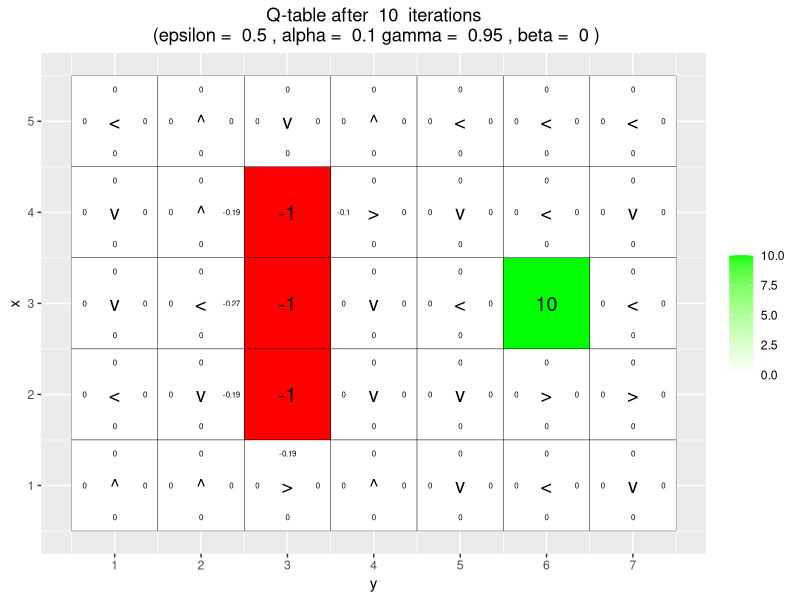
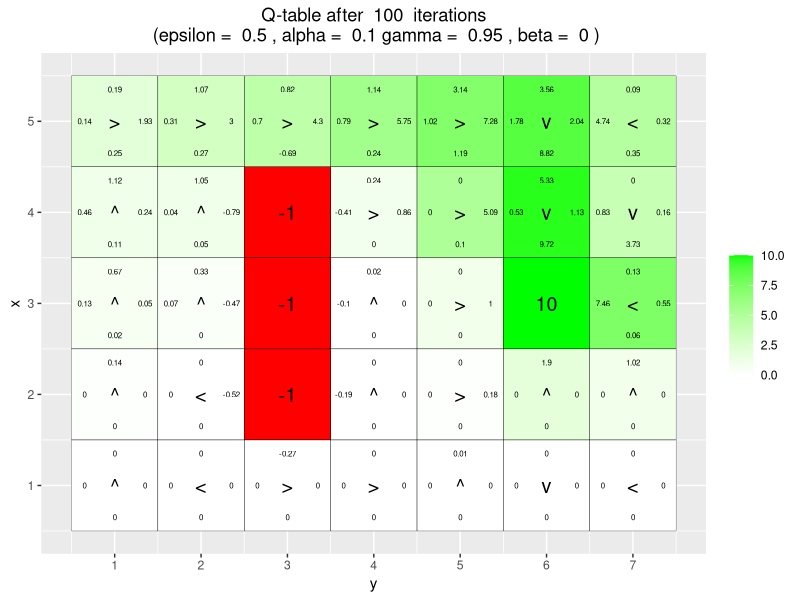
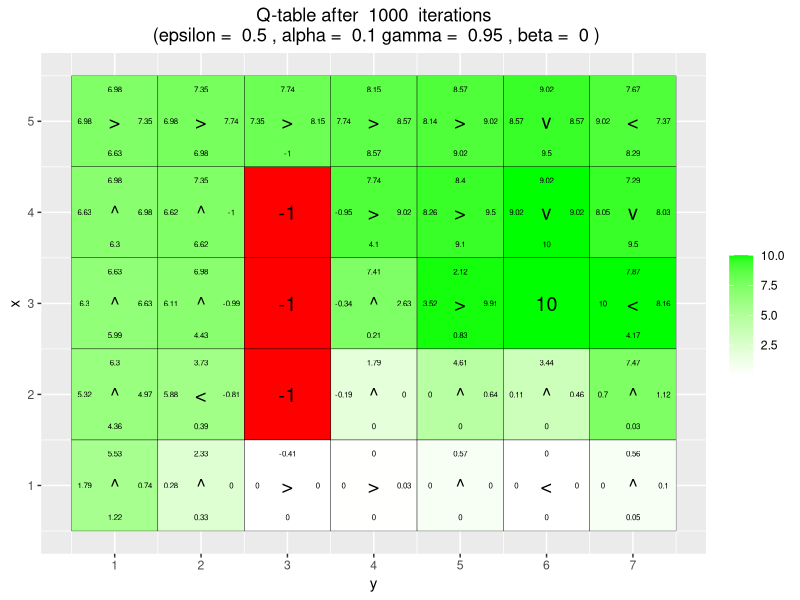
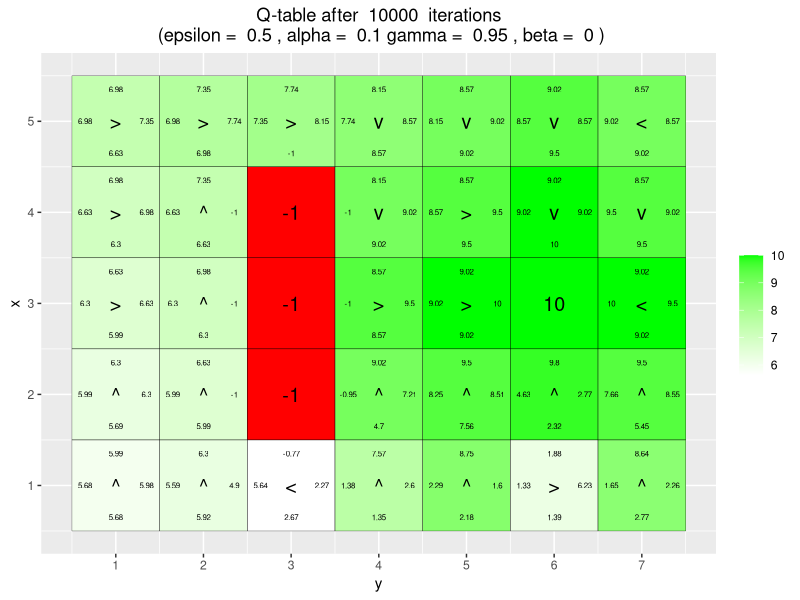
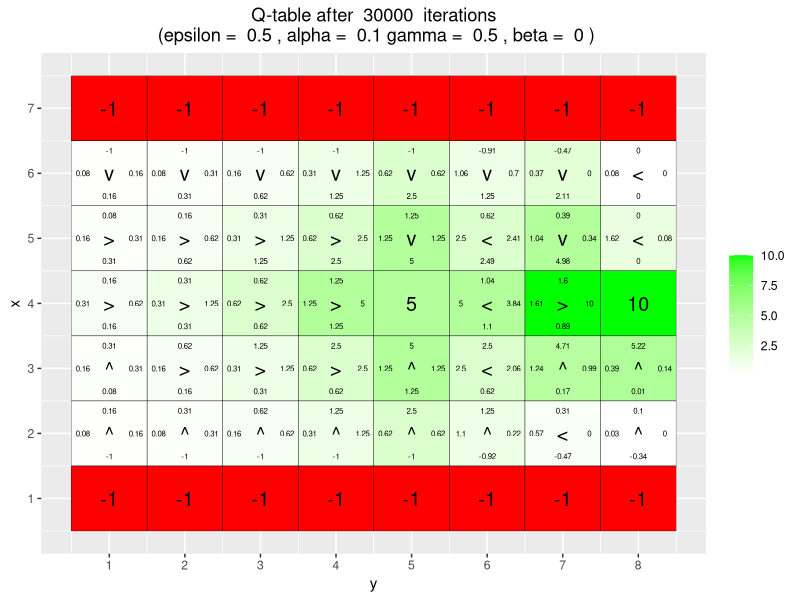
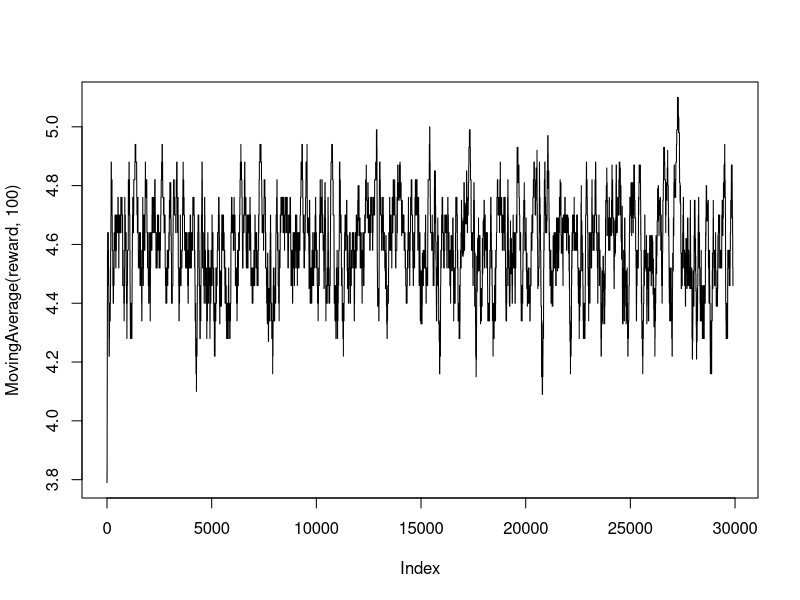
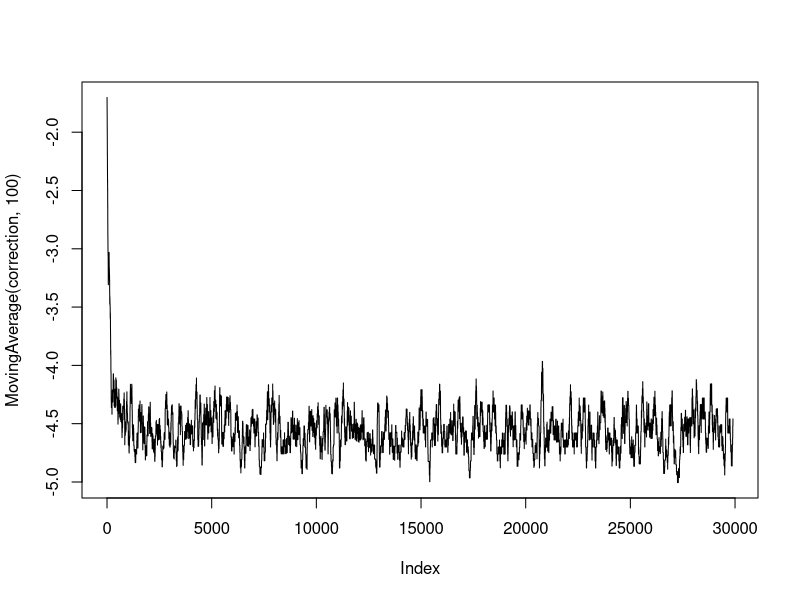
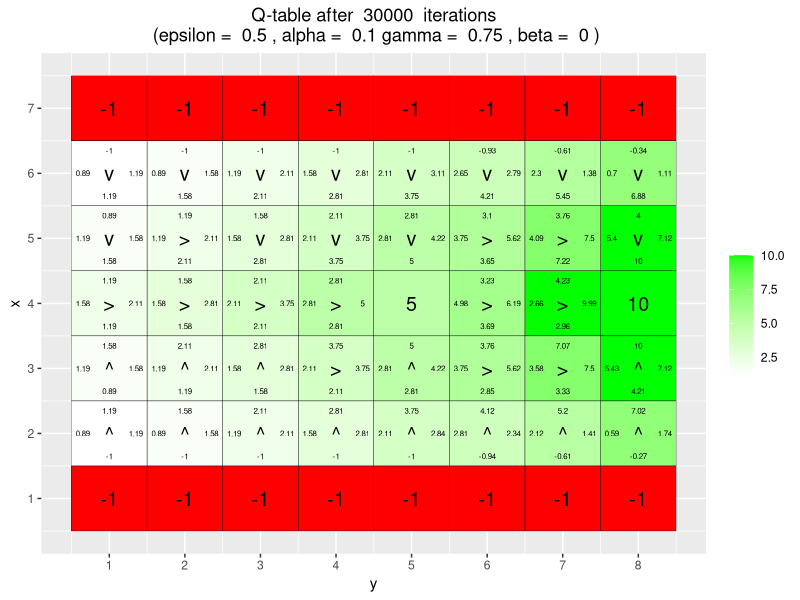

These figures' R source, in order: (Note: a time limit stopped this script after it produced the figures.)
## ---- chunk 1
knitr::opts_chunk$set(echo = TRUE, message = FALSE, warning = FALSE, out.width='.49\\linewidth', fig.width=5, fig.height=5,fig.show='hold',fig.align='center', results='asis')
## ---- chunk 2
# By Jose M. Peña and Joel Oskarsson.
# For teaching purposes.
# jose.m.pena@liu.se.

#####################################################################################################
# Q-learning
#####################################################################################################

# install.packages("ggplot2")
# install.packages("vctrs")
library(ggplot2)

# If you do not see four arrows in line 16, then do the following:
# File/Reopen with Encoding/UTF-8

arrows <- c("^", ">", "v", "<")
action_deltas <- list(c(1,0), # up
                      c(0,1), # right
                      c(-1,0), # down
                      c(0,-1)) # left

vis_environment <- function(iterations=0, epsilon = 0.5, alpha = 0.1, gamma = 0.95, beta = 0){
  
  # Visualize an environment with rewards. 
  # Q-values for all actions are displayed on the edges of each tile.
  # The (greedy) policy for each state is also displayed.
  # 
  # Args:
  #   iterations, epsilon, alpha, gamma, beta (optional): for the figure title.
  #   reward_map (global variable): a HxW array containing the reward given at each state.
  #   q_table (global variable): a HxWx4 array containing Q-values for each state-action pair.
  #   H, W (global variables): environment dimensions.
  
  df <- expand.grid(x=1:H,y=1:W)
  foo <- mapply(function(x,y) ifelse(reward_map[x,y] == 0,q_table[x,y,1],NA),df$x,df$y)
  df$val1 <- as.vector(round(foo, 2))
  foo <- mapply(function(x,y) ifelse(reward_map[x,y] == 0,q_table[x,y,2],NA),df$x,df$y)
  df$val2 <- as.vector(round(foo, 2))
  foo <- mapply(function(x,y) ifelse(reward_map[x,y] == 0,q_table[x,y,3],NA),df$x,df$y)
  df$val3 <- as.vector(round(foo, 2))
  foo <- mapply(function(x,y) ifelse(reward_map[x,y] == 0,q_table[x,y,4],NA),df$x,df$y)
  df$val4 <- as.vector(round(foo, 2))
  foo <- mapply(function(x,y) 
    ifelse(reward_map[x,y] == 0,arrows[GreedyPolicy(x,y)],reward_map[x,y]),df$x,df$y)
  df$val5 <- as.vector(foo)
  foo <- mapply(function(x,y) ifelse(reward_map[x,y] == 0,max(q_table[x,y,]),
                                     ifelse(reward_map[x,y]<0,NA,reward_map[x,y])),df$x,df$y)
  df$val6 <- as.vector(foo)
  
  print(ggplot(df,aes(x = y,y = x)) +
          scale_fill_gradient(low = "white", high = "green", na.value = "red", name = "") +
          geom_tile(aes(fill=val6)) +
          geom_text(aes(label = val1),size = 2,nudge_y = .35,na.rm = TRUE) +
          geom_text(aes(label = val2),size = 2,nudge_x = .35,na.rm = TRUE) +
          geom_text(aes(label = val3),size = 2,nudge_y = -.35,na.rm = TRUE) +
          geom_text(aes(label = val4),size = 2,nudge_x = -.35,na.rm = TRUE) +
          geom_text(aes(label = val5),size = 5) +
          geom_tile(fill = 'transparent', colour = 'black') + 
          ggtitle(paste("Q-table after ",iterations," iterations\n",
                        "(epsilon = ",epsilon,", alpha = ",alpha,"gamma = ",gamma,", beta = ",beta,")")) +
          theme(plot.title = element_text(hjust = 0.5)) +
          scale_x_continuous(breaks = c(1:W),labels = c(1:W)) +
          scale_y_continuous(breaks = c(1:H),labels = c(1:H)))
  
}

GreedyPolicy <- function(x, y){
  
  # Get a greedy action for state (x,y) from q_table.
  #
  # Args:
  #   x, y: state coordinates.
  #   q_table (global variable): a HxWx4 array containing Q-values for each state-action pair.
  # 
  # Returns:
  #   An action, i.e. integer in {1,2,3,4}.
  
  # Your code here.
  return(which.max(rank(q_table[x,y,], ties.method = "random")))
}

EpsilonGreedyPolicy <- function(x, y, epsilon){
  
  # Get an epsilon-greedy action for state (x,y) from q_table.
  #
  # Args:
  #   x, y: state coordinates.
  #   epsilon: probability of acting randomly.
  # 
  # Returns:
  #   An action, i.e. integer in {1,2,3,4}.
  
  # Your code here.
  if(runif(1)>epsilon){
    direction = GreedyPolicy(x,y)
  }else{
    direction = sample(1:4,1)
  }
  
  return(direction)
}

transition_model <- function(x, y, action, beta){
  
  # Computes the new state after given action is taken. The agent will follow the action 
  # with probability (1-beta) and slip to the right or left with probability beta/2 each.
  # 
  # Args:
  #   x, y: state coordinates.
  #   action: which action the agent takes (in {1,2,3,4}).
  #   beta: probability of the agent slipping to the side when trying to move.
  #   H, W (global variables): environment dimensions.
  # 
  # Returns:
  #   The new state after the action has been taken.
  
  delta <- sample(-1:1, size = 1, prob = c(0.5*beta,1-beta,0.5*beta))
  final_action <- ((action + delta + 3) %% 4) + 1
  foo <- c(x,y) + unlist(action_deltas[final_action])
  foo <- pmax(c(1,1),pmin(foo,c(H,W)))
  
  return (foo)
}

q_learning <- function(start_state, epsilon = 0.5, alpha = 0.1, gamma = 0.95, 
                       beta = 0){
  
  # Perform one episode of Q-learning. The agent should move around in the 
  # environment using the given transition model and update the Q-table.
  # The episode ends when the agent reaches a terminal state.
  # 
  # Args:
  #   start_state: array with two entries, describing the starting position of the agent.
  #   epsilon (optional): probability of acting greedily.
  #   alpha (optional): learning rate.
  #   gamma (optional): discount factor.
  #   beta (optional): slipping factor.
  #   reward_map (global variable): a HxW array containing the reward given at each state.
  #   q_table (global variable): a HxWx4 array containing Q-values for each state-action pair.
  # 
  # Returns:
  #   reward: reward received in the episode.
  #   correction: sum of the temporal difference correction terms over the episode.
  #   q_table (global variable): Recall that R passes arguments by value. So, q_table being
  #   a global variable can be modified with the superassigment operator <<-.
  
  # Your code here.
  current_state = start_state
  episode_correction = 0
  repeat{
    # Follow policy, execute action, get reward.
    action = EpsilonGreedyPolicy(current_state[1], current_state[2], epsilon)
    new_state = transition_model(current_state[1], current_state[2], action, beta)
    reward = reward_map[new_state[1], new_state[2]]
    
    # Q-table update.
    q_action_value = q_table[current_state[1], current_state[2], action]
    next_exp_r = max(q_table[new_state[1], new_state[2],])
    
    correction = gamma*next_exp_r - q_action_value
    q_table[current_state[1], current_state[2],action] <<- q_action_value + alpha*(reward + correction)
    episode_correction = episode_correction+correction
    current_state=new_state
    if(reward!=0)
      # End episode.
      return (c(reward,episode_correction))
    
  }
  
}

#####################################################################################################
# Q-Learning Environments
#####################################################################################################

# Environment A (learning)

H <- 5
W <- 7

reward_map <- matrix(0, nrow = H, ncol = W)
reward_map[3,6] <- 10
reward_map[2:4,3] <- -1

q_table <- array(0,dim = c(H,W,4))

#vis_environment()

for(i in 1:10000){
  foo <- q_learning(start_state = c(3,1))
  
  if(any(i==c(10,100,1000,10000)))
    vis_environment(i)
}

## ---- chunk 3
# Environment B (the effect of epsilon and gamma)

H <- 7
W <- 8

reward_map <- matrix(0, nrow = H, ncol = W)
reward_map[1,] <- -1
reward_map[7,] <- -1
reward_map[4,5] <- 5
reward_map[4,8] <- 10

q_table <- array(0,dim = c(H,W,4))

#vis_environment()
## ---- chunk 4
MovingAverage <- function(x, n){
  
  cx <- c(0,cumsum(x))
  rsum <- (cx[(n+1):length(cx)] - cx[1:(length(cx) - n)]) / n
  
  return (rsum)
}

# Epsilon 0.5
for(j in c(0.5,0.75,0.95)){
  q_table <- array(0,dim = c(H,W,4))
  reward <- NULL
  correction <- NULL
  
  for(i in 1:30000){
    foo <- q_learning(gamma = j, start_state = c(4,1))
    reward <- c(reward,foo[1])
    correction <- c(correction,foo[2])
  }
  
  vis_environment(i, gamma = j)
  plot(MovingAverage(reward,100),type = "l")
  plot(MovingAverage(correction,100),type = "l")
  cat("\n\n\\pagebreak\n")
  writeLines("ValueForV")
}
# Epsilon 0.1
for(j in c(0.5,0.75,0.95)){
  q_table <- array(0,dim = c(H,W,4))
  reward <- NULL
  correction <- NULL
  
  for(i in 1:30000){
    foo <- q_learning(epsilon = 0.1, gamma = j, start_state = c(4,1))
    reward <- c(reward,foo[1])
    correction <- c(correction,foo[2])
  }
  
  vis_environment(i, epsilon = 0.1, gamma = j)
  plot(MovingAverage(reward,100),type = "l")
  plot(MovingAverage(correction,100),type = "l")
  cat("\n\n\\pagebreak\n")
  writeLines("ValueForV")
}
## ---- chunk 5
# Environment C (the effect of beta).

H <- 3
W <- 6

reward_map <- matrix(0, nrow = H, ncol = W)
reward_map[1,2:5] <- -1
reward_map[1,6] <- 10

q_table <- array(0,dim = c(H,W,4))

#vis_environment()

for(j in c(0,0.2,0.4,0.66)){
  q_table <- array(0,dim = c(H,W,4))
  
  for(i in 1:10000)
    foo <- q_learning(gamma = 0.6, beta = j, start_state = c(1,1))
  
  vis_environment(i, gamma = 0.6, beta = j)
}
